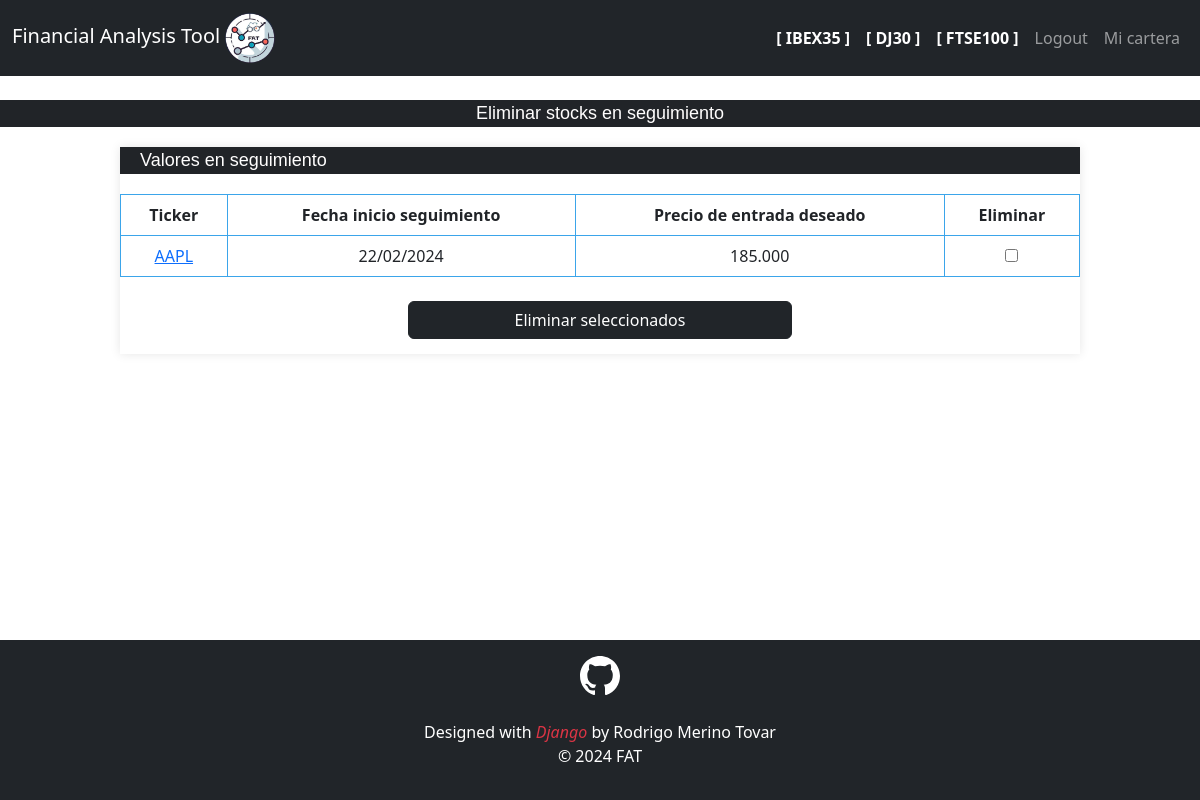
Page /dashboard/eliminar_seguimientos/ (signed in) on the earlier database version.
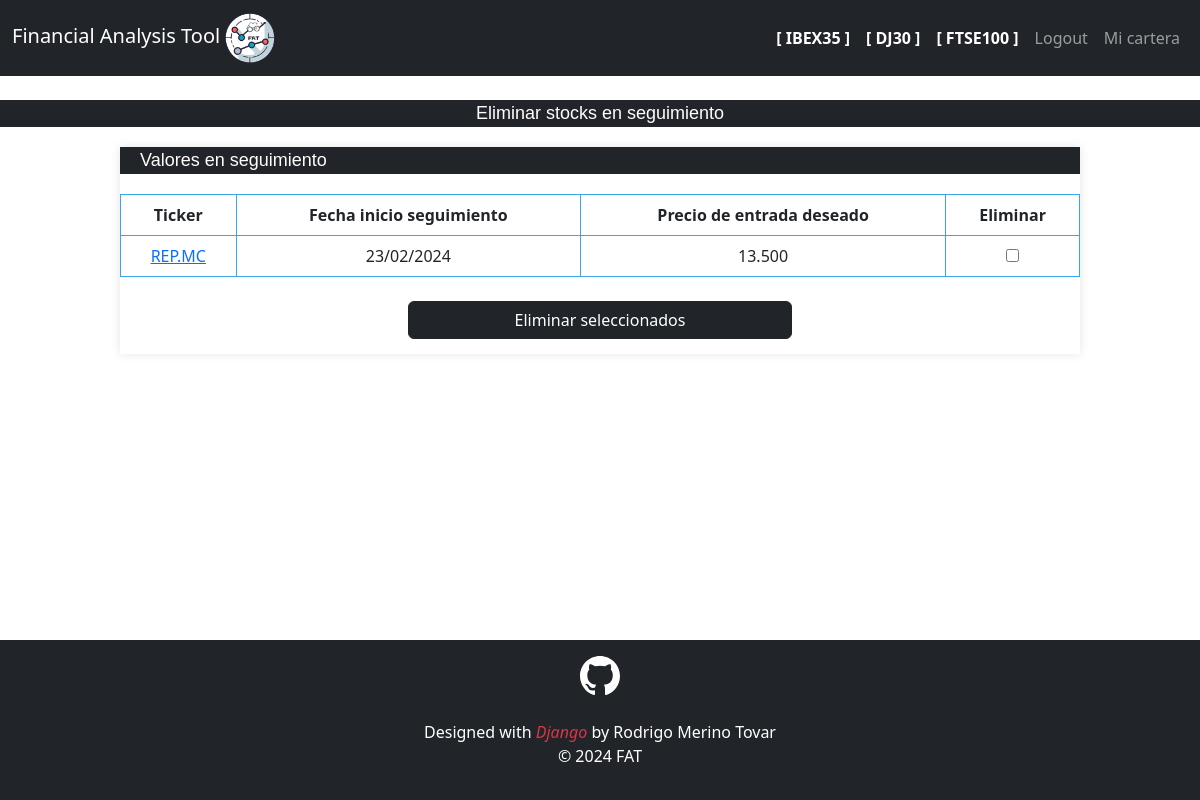
Same page on the later database version.
### DashBoard/models.py (models this page shows, shortened)
class StockSeguimiento(models.Model):
    usuario = models.ForeignKey(User, on_delete=models.CASCADE)
    ticker_bd = models.CharField(max_length=7)
    bd = models.CharField(max_length=10)
    ticker = models.CharField(max_length=7)
    nombre_stock = models.CharField(max_length=255)
    fecha_inicio_seguimiento = models.DateTimeField()
    precio_entrada_deseado = models.DecimalField(max_digits=10, decimal_places=4)
    moneda = models.CharField(max_length=4)
    sector = models.CharField(max_length=255)
    objects = models.Manager()

### DashBoard/views.py (the view)
# urls.py: path('dashboard/eliminar_seguimientos/', eliminar_seguimientos, name="eliminar_seguimientos"),
@login_required
def eliminar_seguimientos(request):
    if request.method == "GET":
        lista_seguimiento = StockSeguimiento.objects.filter(usuario=request.user)
        context = {
            "lista_seguimiento": lista_seguimiento,
        }
        return render(request, "eliminar_seguimientos.html", context)
    seleccionados = request.POST.getlist('eliminar_seguimientos')
    StockSeguimiento.objects.filter(id__in=seleccionados).delete()
    return redirect("dashboard")

### DashBoard/templates/eliminar_seguimientos.html (shortened to what this page needs)
{% extends 'base.html' %}
{% load static %}
{% block content %}
<link rel="stylesheet" type="text/css" href="{% static 'css/estilos_modificar_cartera.css' %}">
<div>
    <br><p class="cabecera">Eliminar stocks en seguimiento</p>
</div>
<div class="caja" style="width: 80%;">
    <p class="barra">Valores en seguimiento</p>
    <form method="post" action="{% url 'eliminar_seguimientos' %}" style="text-align: center;">
        <table>
            <thead>
                <tr>
                    <th>Ticker</th>
                    <th>Fecha inicio seguimiento</th>
                    <th>Precio de entrada deseado</th>
                    <th>Eliminar</th>
                </tr>
            </thead>
            <tbody>
                {% for stock_seguido in lista_seguimiento %}
                    <tr>
                        <td><a title="{{ stock_seguido.nombre_stock }}" href="/{{ stock_seguido.bd }}/{{ stock_seguido.ticker_bd }}/chart">{{ stock_seguido.ticker }}</a></td>
                        <td>{{ stock_seguido.fecha_inicio_seguimiento|date:"d/m/Y" }}</td>
                        <td>{{ stock_seguido.precio_entrada_deseado|floatformat:3 }}</td>
                        <td><input type="checkbox" name="eliminar_seguimientos" value="{{ stock_seguido.id }}"></td>
                    </tr>
                {% endfor %}
            </tbody>
        </table>
        <br>
        <button type="submit" class="btn btn-dark" style="width: 40%; margin-bottom: 15px;">Eliminar seleccionados</button>
    </form>
</div>
{% endblock %}

### Analysis/templates/base.html (shortened to what this page needs)
<!DOCTYPE html>
{% load static %}
<html lang="en">
<head>
    <link href="https://cdn.jsdelivr.net/npm/bootstrap@5.3.2/dist/css/bootstrap.min.css" rel="stylesheet">
    <link rel="stylesheet" type="text/css" href="https://cdn.datatables.net/1.10.24/css/jquery.dataTables.css">
    <link rel="stylesheet" type="text/css" href="{% static 'css/estilos_base.css' %}">
</head>
<body>
    <nav class="navbar navbar-expand-lg bg-dark navbar-dark">
        <div class="container-fluid">
            <a class="navbar-brand" href="/">
                Financial Analysis Tool
                <img src="{% static 'Logo.png' %}" alt="" width="50" height="50" class="d-inline-block align-text-center">
            </a>
            <div class="collapse navbar-collapse" id="navbarNav">
            <ul class="navbar-nav ms-auto">
                <li class="nav-item">
                    <a class="nav-link" href="/mapa/ibex35" style="color: white;"><b> [ IBEX35 ] </b></a>
                </li>
                <li class="nav-item">
                    <a class="nav-link" href="/mapa/dj30" style="color:white;"><b> [ DJ30 ] </b></a>
                </li>
                <li class="nav-item">
                    <a class="nav-link" href="/mapa/ftse100" style="color: white;"><b> [ FTSE100 ] </b></a>
                </li>
                {% if user.is_authenticated %}
                <li class="nav-item">
                    <a class="nav-link" href="/logout">Logout</a>
                </li>
                <li class="nav-item">
                    <a class="nav-link" href="/dashboard/">Mi cartera</a>
                </li>
                {% endif %}
            </ul>
            </div>
        </div>
    </nav>
    <main>
        {% block content %}
        {% endblock %}
    </main>
    {% block footer %}
    <footer class="footer mt-auto py-3 bg-dark text-white">
    <div class="container text-center">
        <a href="https://github.com/rmt0009alu/FAT">
            <img src="{% static 'github.svg' %}" alt="GitHub Logo" width="40" height="40">
        </a>
        <br><br>
        <p class="mb-0">Designed with <i class="bi bi-heart-fill text-danger">Django</i> by Rodrigo Merino Tovar</p>
        <p>&copy; 2024 FAT</p>
    </div>
    </footer>
    {% endblock %}
</body>
</html>

### static/css/estilos_base.css (style rules this page uses)
body { display: flex; flex-direction: column; min-height: 100vh; margin: 0; }
main { flex: 1; }

### static/css/estilos_modificar_cartera.css (style rules this page uses)
.container { width: 60%; margin: auto; }
.cabecera { background-color: #212428; color: #FFFEFE; font-size: 18px; font-family: 'Arial', sans-serif; text-align: center; }
.caja { margin: 20px auto; overflow: hidden; box-shadow: 0 0 10px rgba(0, 0, 0, 0.1); }
.barra { width: 100%; background-color: #212428; color: #FFFEFE; font-size: 18px; font-family: 'Arial', sans-serif; padding-left: 20px; }
table { width: 100%; border-collapse: collapse; margin-top: 20px; }
th, td { border: 1px solid #3BA5EA; padding: 8px; text-align: center; background-color: white; color: #212428; }

Differences in the rows shown:
removed StockSeguimiento: ticker "AAPL", fecha_inicio_seguimiento "22/02/2024", precio_entrada_deseado "185.000"
added StockSeguimiento: ticker "REP.MC", fecha_inicio_seguimiento "23/02/2024", precio_entrada_deseado "13.500"
